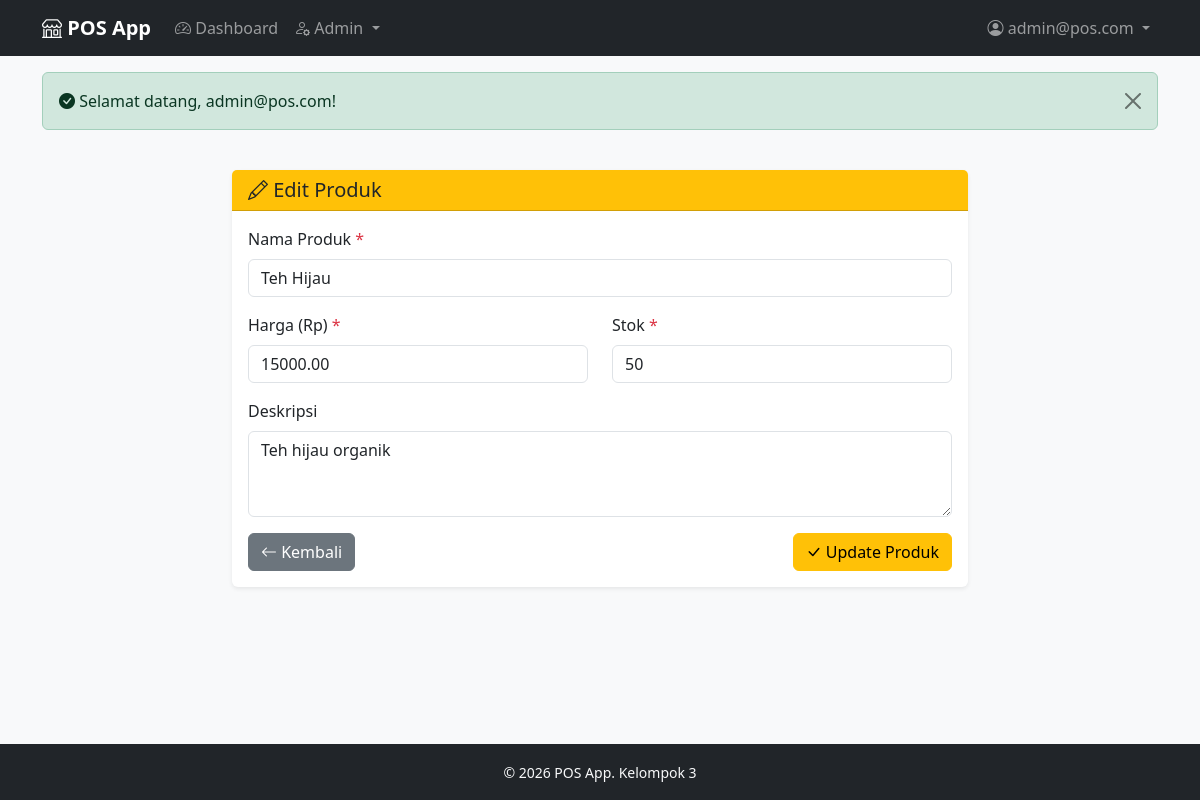
Page /admin/product/edit?id=2 (signed in) on the committed database.
### tables this page shows
CREATE TABLE IF NOT EXISTS products (
    id INT AUTO_INCREMENT PRIMARY KEY,
    name VARCHAR(255) NOT NULL,
    image VARCHAR(255) DEFAULT NULL,
    price DECIMAL(12,2) NOT NULL DEFAULT 0,
    stock INT NOT NULL DEFAULT 0,
    description TEXT,
    created_at TIMESTAMP DEFAULT CURRENT_TIMESTAMP,
    updated_at TIMESTAMP DEFAULT CURRENT_TIMESTAMP ON UPDATE CURRENT_TIMESTAMP,
    deleted_at TIMESTAMP DEFAULT NULL
);

### app/Controllers/Controller.php (called while the page is built, shortened)
<?php
class Controller
{
    protected function view(string $viewName, array $data = []): void
    {
        require BASE_PATH . '/app/Views/layouts/main.php';
    }
}

### app/Controllers/Admin/AdminProductController.php (called while the page is built, shortened)
<?php
require_once __DIR__ . '/../Controller.php';
require_once BASE_PATH . '/app/Models/Product.php';
class AdminProductController extends Controller
{
    private Product $productModel;
    public function __construct()
    {
        $this->productModel = new Product();
    }
    public function edit(): void
    {
        $id = $_GET['id'] ?? null;
        $product = $this->productModel->getById($id);
        $this->view('admin/product/edit', [
            'title'   => 'Edit Produk',
            'product' => $product,
        ]);
    }
}

### config/database.php (called while the page is built)
<?php
function getConnection(): PDO
{
    static $pdo = null;
    if ($pdo === null) {
        $host = env('DB_HOST', 'localhost');
        $port = env('DB_PORT', '3306');
        $db   = env('DB_DATABASE', 'pos_db');
        $user = env('DB_USERNAME', 'root');
        $pass = env('DB_PASSWORD', '');
        $dsn = "mysql:host={$host};port={$port};dbname={$db};charset=utf8mb4";
        try {
            $pdo = new PDO($dsn, $user, $pass, [
                PDO::ATTR_ERRMODE            => PDO::ERRMODE_EXCEPTION,
                PDO::ATTR_DEFAULT_FETCH_MODE => PDO::FETCH_ASSOC,
                PDO::ATTR_EMULATE_PREPARES   => false,
            ]);
        } catch (PDOException $e) {
            if (APP_ENV === 'local') {
                die("Koneksi database gagal: " . $e->getMessage());
            } else {
                die("Terjadi kesalahan pada server. Silakan coba lagi nanti.");
            }
        }
    }
    return $pdo;
}

### app/Models/Product.php (called while the page is built, shortened)
<?php
class Product
{
    private PDO $pdo;
    public function __construct()
    {
        $this->pdo = getConnection();
    }
    public function getById(int $id): array|false
    {
        $stmt = $this->pdo->prepare("SELECT * FROM products WHERE id = ?");
        $stmt->execute([$id]);
        return $stmt->fetch();
    }
}

### helpers/functions.php (called while the page is built, shortened)
<?php
function e(?string $value): string
{
    return htmlspecialchars($value ?? '', ENT_QUOTES, 'UTF-8');
}

### app/Views/admin/product/edit.php (the view, shortened to what this page needs)
<div class="row justify-content-center">
    <div class="col-md-8">
        <div class="card border-0 shadow-sm">
            <div class="card-header bg-warning text-dark">
                <h5 class="mb-0"><i class="bi bi-pencil"></i> Edit Produk</h5>
            </div>
            <div class="card-body">
                <form action="/admin/product/update" method="POST">
                    <div class="mb-3">
                        <label for="name" class="form-label">Nama Produk <span class="text-danger">*</span></label>
                        <input type="text" class="form-control" id="name" name="name"
                               value="<?= e($product['name']) ?>" required>
                    </div>
                    <div class="row">
                        <div class="col-md-6 mb-3">
                            <label for="price" class="form-label">Harga (Rp) <span class="text-danger">*</span></label>
                            <input type="number" class="form-control" id="price" name="price"
                                   value="<?= $product['price'] ?>" required min="0">
                        </div>
                        <div class="col-md-6 mb-3">
                            <label for="stock" class="form-label">Stok <span class="text-danger">*</span></label>
                            <input type="number" class="form-control" id="stock" name="stock"
                                   value="<?= $product['stock'] ?>" required min="0">
                        </div>
                    </div>
                    <div class="mb-3">
                        <label for="description" class="form-label">Deskripsi</label>
                        <textarea class="form-control" id="description" name="description"
                                  rows="3"><?= e($product['description'] ?? '') ?></textarea>
                    </div>
                    <div class="d-flex justify-content-between">
                        <a href="/admin/product" class="btn btn-secondary">
                            <i class="bi bi-arrow-left"></i> Kembali
                        </a>
                        <button type="submit" class="btn btn-warning">
                            <i class="bi bi-check-lg"></i> Update Produk
                        </button>
                    </div>
                </form>
            </div>
        </div>
    </div>
</div>

### public/assets/css/style.css (style rules this page uses)
body { background-color: #f8f9fa; min-height: 100vh; display: flex; flex-direction: column; }
.card { transition: transform 0.2s ease, box-shadow 0.2s ease; }

### rows in the picture
products: name "Teh Hijau", price "15000.00", stock "50", description "Teh hijau organik"

### other values in the picture
APP_NAME "POS App"
$_SESSION['user']['email'] "admin@pos.com"
$successMsg "Selamat datang, admin@pos.com!"
